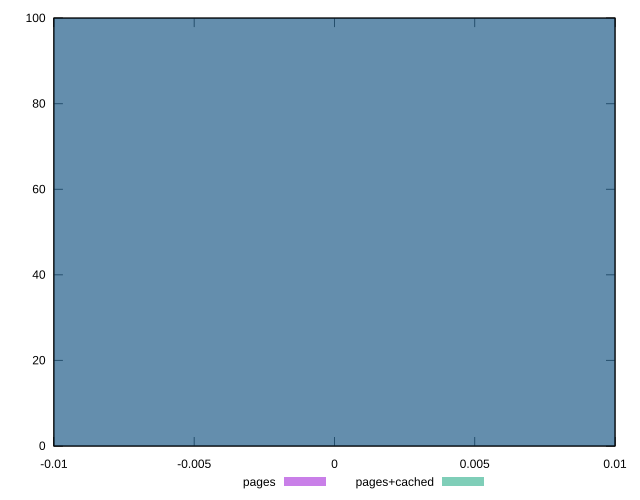

The gnuplot source for this figure:
reset
set terminal svg size 640, 500 enhanced background rgb 'white'
set output "report_00007_2020-12-11T15:55:29.892Z/legacy-javascript/comparison/histogram/1_vs_2.svg"

$pages <<EOF
0 100
EOF

$pagesCached <<EOF
0 100
EOF

set key outside below
set boxwidth 0.1
set yrange [0:100]
set style fill transparent solid 0.5 noborder

plot \
  $pages title "pages" with boxes, \
  $pagesCached title "pages+cached" with boxes, \


reset
